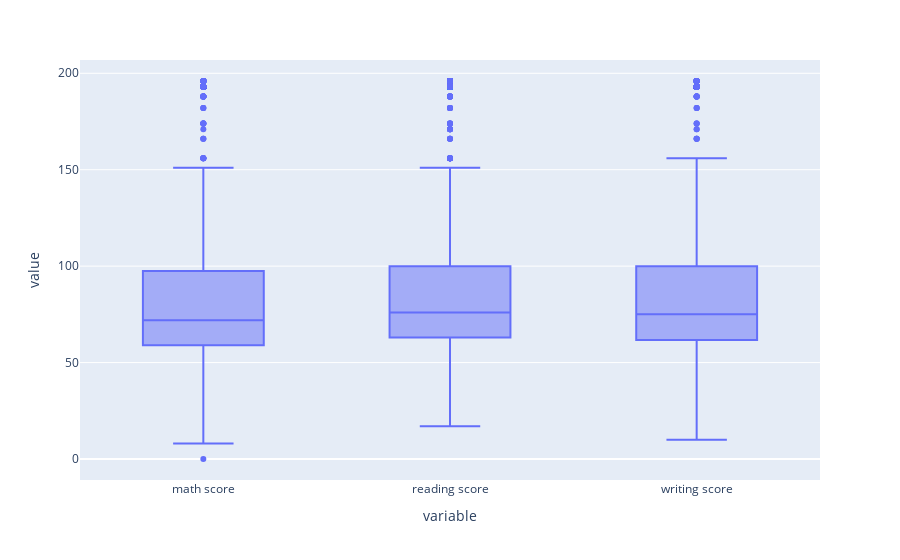

Write notebook code for a chart like this one.
### Markdown cell above
> **Instrucciones**

**Cree una función** que tome un `DataFrame` y que le permita revisar si las diferentes variables que lo componen son coherentes y si es posible observar anomalías en estas. 

**To-Do**
1. [✅] Imprimir un mensaje con las dimensiones del Dataframe.
2. [✅] Imprimir un mensaje con los nombres de las columnas que conforman el DataFrame.
3. [✅] Mostrar los primeros 5, los últimos 5 elementos del DataFrame y realice un muestreo de 5 elementos de forma aleatoria.
4. [✅] Mostrar una descripción rápida de las variables numéricas del DataFrame (utilice un método visto en clases).
5. [✅] Imprimir un mensaje con la cantidad de valores nulos (investigue el método `isna()` y `sum()` de los DataFrames).
6. [✅] Imprimir un mensaje que detalle la cantidad de valores unicos (investigue `nunique()`) .
7. [✅] Imprimir un mensaje con el total de filas que contengan nombres duplicados (investigue `duplicated()` y su parámetro `subset`).
8. [✅] Mostrar las filas que contengan nombres sean duplicados (investigue `duplicated()` y su parámetro `subset`).
9. [✅] A traves de `.plotbox()` plotear el boxplot de las notas. De ser necesario, invetigue como funcionan los gráficos de caja (esta sección es provista).
10.[✅] Finalmente responda la siguiente pregunta:

> ¿Que anomalias es posible observar de los datos que componen el DataFrame? ¿Existen valores nulos o duplicados? ¿Qué puede interpretar de la distribución de las notas en el boxplot? (), comente esto en la celda ubicada debajo de **justificación**.

> **Nota:** Para imprmir utilice `print(...)`. Para mostrar `DataFrames`, utilice `display(...)` ya que este permite mostrar estos elementos como tablas.

> **Nota 2:** Utilice la documentación de [pandas](https://pandas.pydata.org/docs/index.html) como también StackOverflow para resolver cualquier problema o inconveniente.

> **Nota 3:** Si no ha trabajado con boxplot antes, el siguiente link puede serle de mucha ayuda: [boxplot](https://medium.com/dayem-siddiqui/understanding-and-interpreting-box-plots-d07aab9d1b6c)

### Code cell
#df_grades.boxplot(column=['math score', 'reading score', 'writing score'])
fig = px.box(pd.melt(df_grades), x="variable", y="value", points="outliers")
fig.show()

### Figure 1 — Plotly figure (JSON) as saved in the notebook; plotly's stock layout.template omitted (floating-point values rounded to 4 significant figures; data arrays with more than 128 entries replaced by an {"elided": "..."} marker saying what was removed)
{"data": [{"alignmentgroup": "True", "boxpoints": "outliers", "hovertemplate": "variable=%{x}<br>value=%{y}<extra></extra>", "legendgroup": "", "marker": {"color": "#636efa"}, "name": "", "notched": false, "offsetgroup": "", "orientation": "v", "showlegend": false, "type": "box", "x": {"elided": "12600 str values"}, "x0": " ", "xaxis": "x", "y": {"elided": "12600 mixed values"}, "y0": " ", "yaxis": "y"}], "layout": {"boxmode": "group", "legend": {"tracegroupgap": 0}, "margin": {"t": 60}, "xaxis": {"anchor": "y", "domain": [0, 1], "title": {"text": "variable"}}, "yaxis": {"anchor": "x", "domain": [0, 1], "title": {"text": "value"}}}}
